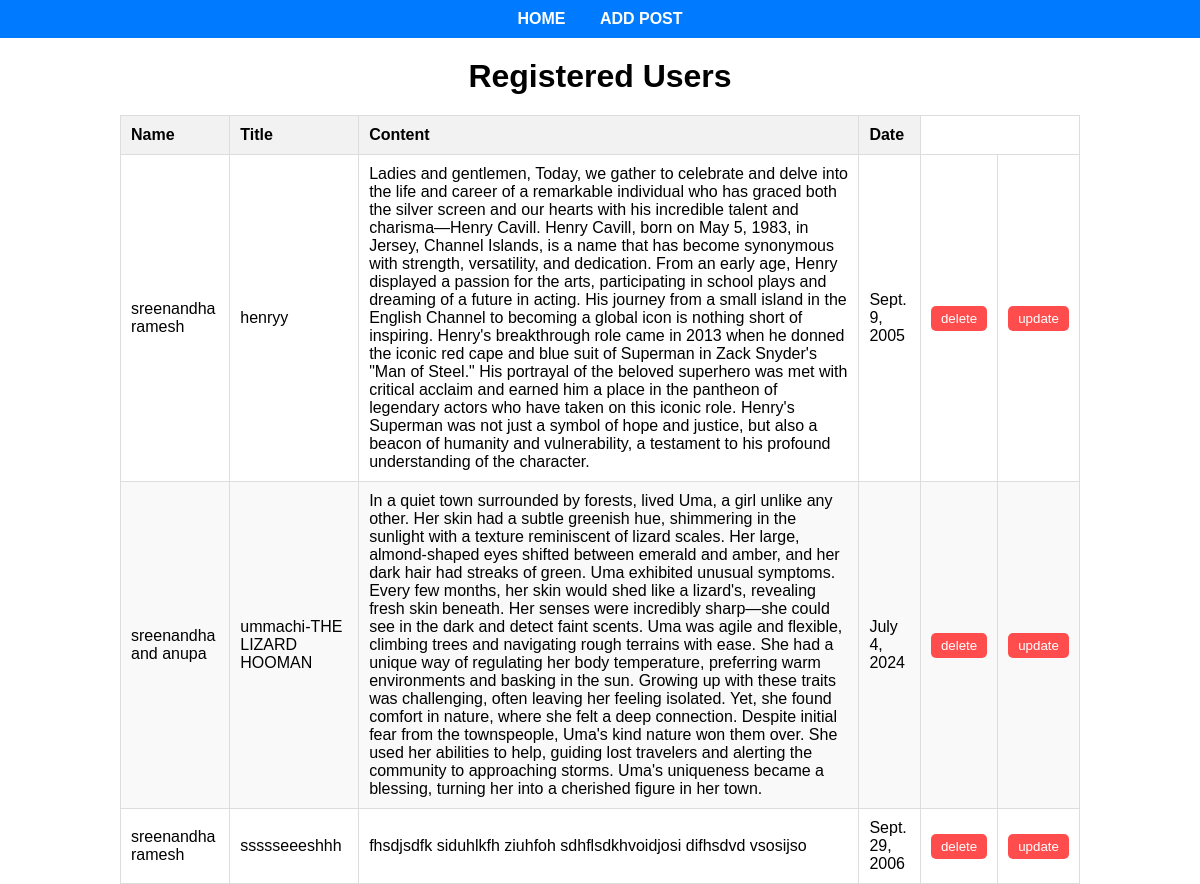
The page /home/all on the database its author committed.
### userapp/models.py (models this page shows)
class User(models.Model):
    name = models.CharField(max_length = 20)
    title = models.CharField(max_length = 40)
    content = models.CharField(max_length=200)
    date = models.DateField()

### userapp/views.py (the view)
# urls.py: path('all',views.get_all_users,name='all'),
def get_all_users(request):
    user =User.objects.all()
    context ={
        'allusers': user
    }
    return render(request,'allusers.html',context=context)

### userapp/templates/allusers.html (shortened to what this page needs)
{% load static %}
<!DOCTYPE html>
<html lang="en">
<head>
    <link rel="stylesheet" href="{% static 'allusers.css' %}">
</head>
<body>
    <header>
        <div class="header-content">
            <nav>
                <a href="{% url 'landingpage' %}">HOME</a>
                <a href="{% url 'add' %}">ADD POST</a>
            </nav>
        </div>
    </header>
    <h1>Registered Users</h1>
    <table border="1">
        <thead>
            <tr>
                <th>Name</th>
                <th>Title</th>
                <th>Content</th>
                <th>Date</th>
            </tr>
        </thead>
        <tbody>
            {% for user in allusers %}
                <tr>
                    <td>{{ user.name }}</td>
                    <td>{{ user.title }}</td>
                    <td>{{ user.content }}</td>
                    <td>{{ user.date }}</td>
                    <td>
                        <form action="{% url 'deleteuser' user.pk %}">
                            <input type="submit" value="delete">
                        </form>
                    </td>
                    <td>
                        <form action="{% url 'getuser' user.pk %}">
                            <input type="submit" value="update">
                        </form>
                    </td>
                </tr>
            {% endfor %}
        </tbody>
    </table>
</body>
</html>

### userapp/static/allusers.css (style rules this page uses)
body { font-family: Arial, sans-serif; margin: 0; padding: 0; }
header { background-color: #007bff; padding: 10px 0; color: white; }
.header-content { display: flex; justify-content: center; align-items: center; }
nav a { color: white; text-decoration: none; font-weight: bold; margin: 0 15px; }
h1 { text-align: center; margin: 20px 0; }
table { width: 80%; margin: 0 auto; border-collapse: collapse; }
table, th, td { border: 1px solid #ddd; }
th, td { padding: 10px; text-align: left; }
th { background-color: #f2f2f2; }
tbody tr:nth-child(even) { background-color: #f9f9f9; }
form { margin: 0; }
input[type="submit"] { background-color: #ff4d4d; color: white; border: none; padding: 5px 10px; cursor: pointer; border-radius: 5px; }

### rows shown on the page
User: name "sreenandha ramesh", title "henryy", content "Ladies and gentlemen, Today, we gather to celebrate and delve into the life and career of a remarkable individual who has graced both the silver screen and our hearts with his incredible talent and charisma—Henry Cavill. Henry Cavill, born on May 5, 1983, in Jersey, Channel Islands, is a name that has become synonymous with strength, versatility, and dedication. From an early age, Henry displayed a passion for the arts, participating in school plays and dreaming of a future in acting. His journey from a small island in the English Channel to becoming a global icon is nothing short of inspiring. Henry's breakthrough role came in 2013 when he donned the iconic red cape and blue suit of…", date "Sept. 9, 2005"
User: name "sreenandha and anupa", title "ummachi-THE LIZARD HOOMAN", content "In a quiet town surrounded by forests, lived Uma, a girl unlike any other. Her skin had a subtle greenish hue, shimmering in the sunlight with a texture reminiscent of lizard scales. Her large, almond-shaped eyes shifted between emerald and amber, and her dark hair had streaks of green. Uma exhibited unusual symptoms. Every few months, her skin would shed like a lizard's, revealing fresh skin beneath. Her senses were incredibly sharp—she could see in the dark and detect faint scents. Uma was agile and flexible, climbing trees and navigating rough terrains with ease. She had a unique way of regulating her body temperature, preferring warm environments and basking in the sun. Growing up with…", date "July 4, 2024"
User: name "sreenandha ramesh", title "ssssseeeshhh", content "fhsdjsdfk siduhlkfh ziuhfoh sdhflsdkhvoidjosi difhsdvd vsosijso", date "Sept. 29, 2006"
